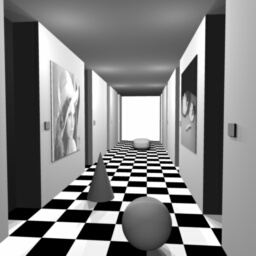
#> input picture corridorl.jpg, 256 x 256 px
$ python sgmb.py
#> lines starting #> are read from the running program, lines starting #| are printed output that depends on the picture
import os
import cv2
import numpy as np
from matplotlib import pyplot as plt

result_dir = "./results"

if __name__ == '__main__':

    if not os.path.exists(result_dir):
        os.mkdir(result_dir)

    '''
    imgL_path = "triclopsi2l.jpg"
    imgR_path = "triclopsi2r.jpg"
    result_name = "SGMB_triclopsi2.png"
    '''
    imgL_path = "corridorl.jpg"
    imgR_path = "corridorr.jpg"
    result_name = "SGMB_corridor.png"

    imgL = cv2.imread(imgL_path)
#> imgL is the input picture: shape (256, 256, 3); min 0, max 255, mean 127.8
    imgR = cv2.imread(imgR_path)
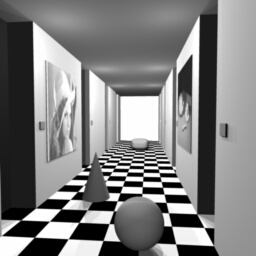
#> input picture corridorr.jpg, 256 x 256 px
#> imgR is the input picture: shape (256, 256, 3); min 0, max 255, mean 128

    # disparity range tuning
    window_size = 5
    min_disp = 0
    num_disp = 16 - min_disp

    stereo = cv2.StereoSGBM_create(
        minDisparity = min_disp,
        numDisparities = num_disp,  # max_disp has to be dividable by 16 f. E. HH 192, 256
        blockSize = 5,
        P1 = 8 * 3 * window_size ** 2,
        # wsize default 3; 5; 7 for SGBM reduced size image; 15 for SGBM full size image (1300px and above); 5 Works nicely
        P2 = 32 * 3 * window_size ** 2,
        disp12MaxDiff=1,
        uniquenessRatio=1,
        speckleWindowSize=0,
        speckleRange=2,
        preFilterCap=63,
        mode=cv2.STEREO_SGBM_MODE_SGBM_3WAY
    )

    disparity = stereo.compute(imgL, imgR).astype(np.float32) / 16.0
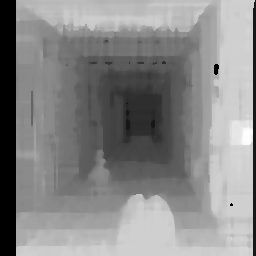
#> disparity: shape (256, 256) float32; min -1, max 10.06, mean 4.89; drawn with min black and max white

    plt.imshow(disparity, 'gray')
    plt.savefig(os.path.join(result_dir, result_name))
